Frame 1 (no input): blank canvas, image omitted
Frame 60 (no input): blank canvas, image omitted
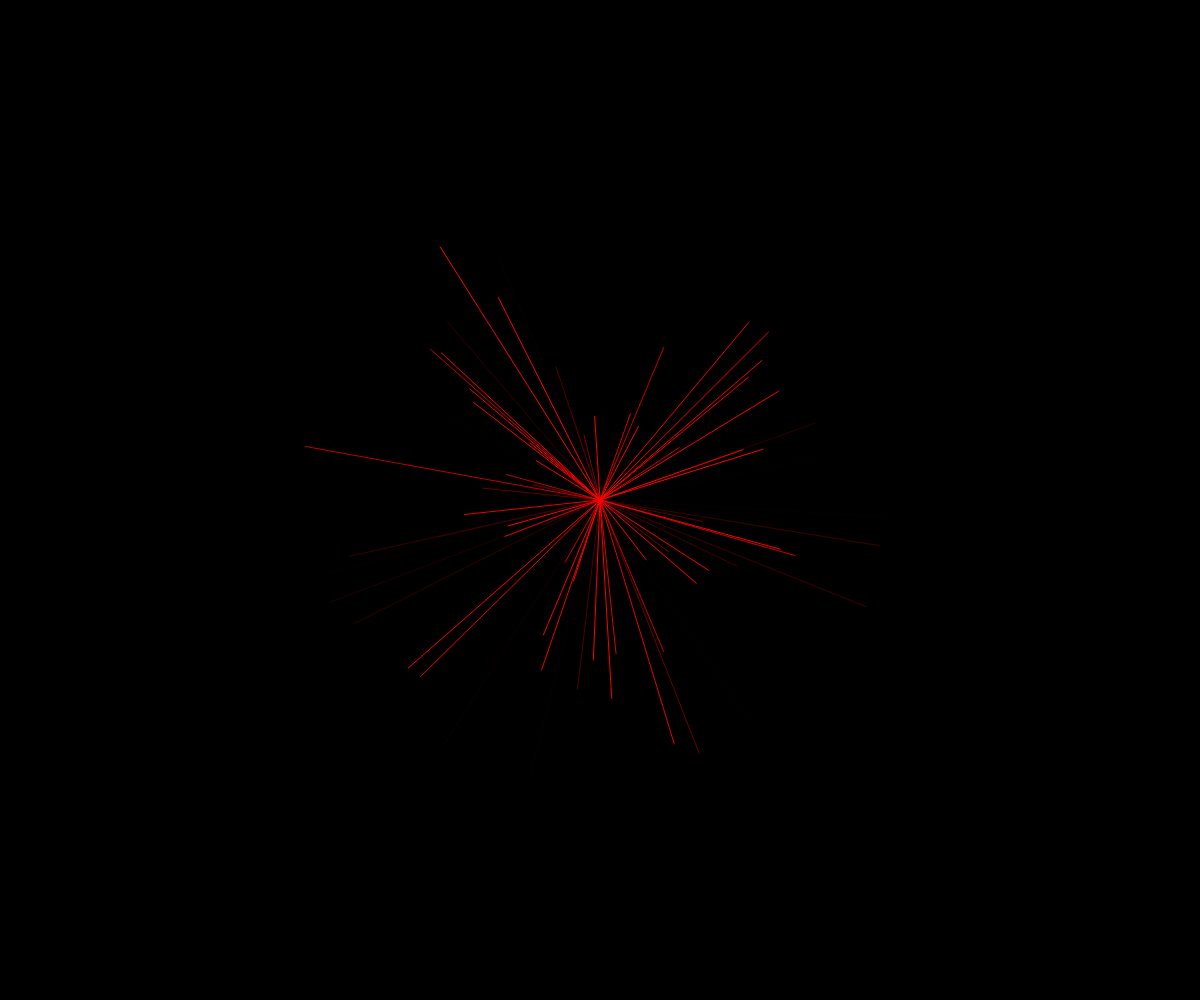
Frame 120 (the mouse pressed at the canvas centre since frame 60)

The p5.js sketch whose frames 1 and 60 were blank and that drew this single picture after the mouse press (run headless with seeded random() and noise() and a simulated clock; from frame 60 on, the mouse is pressed at the canvas centre):

// p5.js sketch
// ── sketch.js
// Project Title
// Your Name
// Date
//
// Extra for Experts:
// - describe what you did to take this project "above and beyond"

class Particle {
  constructor(x, y) {
    this.initial_pos = createVector(x, y);
    this.pos = createVector(x, y);
    this.vel = createVector(random(1, 5), 0).setHeading(random(0, 360));
    this.r = 3;
    this.colour = {r: 255, g: 0, b: 0};
    this.alpha = 255;
    this.time_start = millis();
    this.duration = random(1700, 2300);
    this.period = PI * floor(random(1, 4));
  }
  draw() {
    stroke(color(this.colour.r, this.colour.g, this.colour.b, this.alpha));
    line(this.pos.x, this.pos.y, this.initial_pos.x, this.initial_pos.y);
  }
  update() {
    this.pos.add(this.vel);
    //this.vel.add(0, 0.1);
    this.alpha = 255 * cos((millis() - this.time_start) / this.duration * this.period) ** 2;
    
    return millis() - this.time_start > this.duration * (1 + PI / this.period / 2);
  }
}

let particleArray = [];

function setup() {
  createCanvas(windowWidth, windowHeight);
}

function draw() {
  let removal_indices = [];
  for(let i = 0; i < particleArray.length; i++) {
    if(particleArray[i].update()) {
      removal_indices.push(i);
    }
  }
  for(let i of removal_indices) {
    particleArray.splice(i, 1);
  }
  background(0);
  for(let particle of particleArray) {
    particle.draw();
  }
  
}

function mousePressed() {
  for(let i = 0; i < 100; i++) {
    particleArray.push(new Particle(mouseX, mouseY));
  }
}
